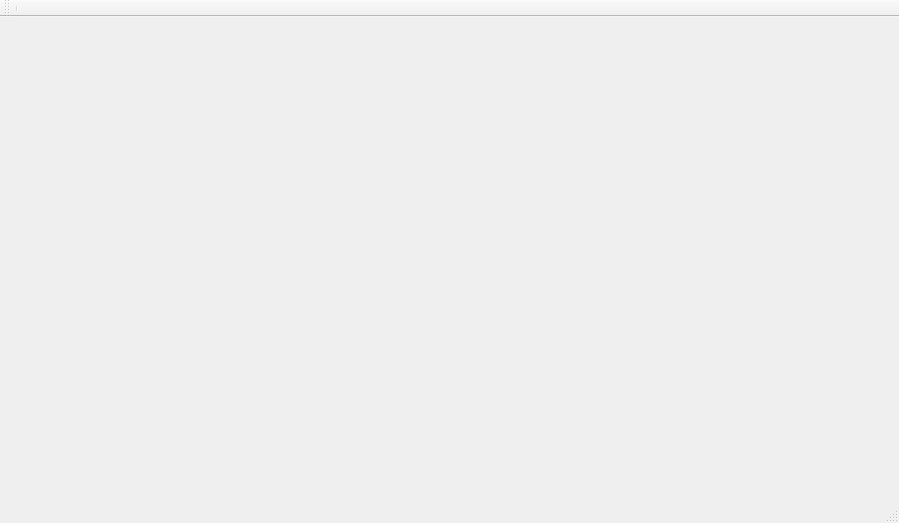
<?xml version="1.0" encoding="UTF-8"?>
<ui version="4.0">
 <class>MainWindow</class>
 <widget class="QMainWindow" name="MainWindow">
  <property name="geometry">
   <rect>
    <x>0</x>
    <y>0</y>
    <width>899</width>
    <height>523</height>
   </rect>
  </property>
  <property name="windowTitle">
   <string>title</string>
  </property>
  <widget class="QWidget" name="centralWidget"/>
  <widget class="QToolBar" name="mainToolBar">
   <attribute name="toolBarArea">
    <enum>TopToolBarArea</enum>
   </attribute>
   <attribute name="toolBarBreak">
    <bool>false</bool>
   </attribute>
   <addaction name="separator"/>
  </widget>
  <widget class="QStatusBar" name="statusBar"/>
 </widget>
 <layoutdefault spacing="6" margin="11"/>
 <resources/>
 <connections/>
</ui>
